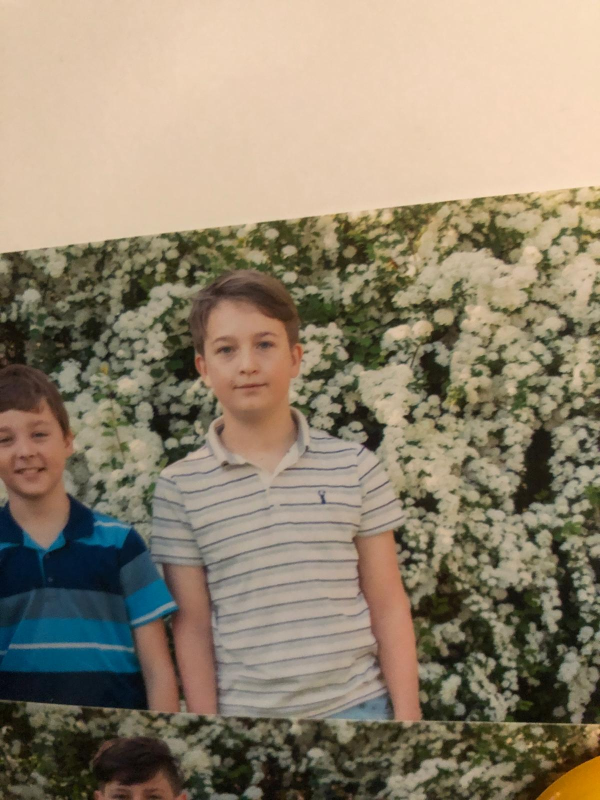
#> input picture obrazky_1/main_menu_1.jpeg, 1200 x 1600 px, found by its file name (shown at 1/2 size)
$ python convert_all_images.py
#> lines starting #> are read from the running program, lines starting #| are printed output that depends on the picture
import os, shutil
from PIL import Image

def detect_format(raw):
    if raw.startswith(b'\xff\xd8\xff'): return 'JPEG'
    if raw.startswith(b'\x89PNG\r\n\x1a\n'): return 'PNG'
    if raw.startswith(b'RIFF') and raw[8:12] == b'WEBP': return 'WEBP'
    if raw.startswith(b'DDS '): return 'DDS'
    if raw.startswith(b'BM'): return 'BMP'
    if raw.startswith(b'GIF87a') or raw.startswith(b'GIF89a'): return 'GIF'
    return 'UNKNOWN'

src_dir = 'obrazky_1'
dst_dir = os.path.join('gfx', 'loadingscreens')
os.makedirs(dst_dir, exist_ok=True)

# File mappings: (source_filename, base_output_name)
mapping = [
    # Main menu backgrounds
    ('main_menu_1.jpeg', 'load_main_menu'),
    ('main_menu_2.jpeg', 'load_main_menu_2'),
    ('main_menu_3.jpeg', 'load_main_menu_3'),
    ('main_menu_4.jpeg', 'load_main_menu_4'),
    ('main_menu_5.jpeg', 'load_main_menu_5'),
    ('main_menu_6.jpeg', 'load_main_menu_6'),

    # Loading screens (load_1 is startup loading screen)
    ('loading_1.jpeg', 'load_1'),
    ('loading_2.jpeg', 'load_2'),
    ('loading_3.jpeg', 'load_3'),
    ('loading_4.jpeg', 'load_4'),
    ('loading_5.jpeg', 'load_5'),
    ('loading_6.jpeg', 'load_6'),
    ('loading_7.jpeg', 'load_7'),
    ('loading_8.jpeg', 'load_8'),
    ('loading_9.jpeg', 'load_9'),

    # Bonus illustrations as additional loading screens (load_10 to load_17)
    ('bonus_1.jpeg', 'load_10'),
    ('bonus_2.jpeg', 'load_11'),
    ('bonus_3.jpeg', 'load_12'),
    ('bonus_4.jpeg', 'load_13'),
    ('bonus_5.jpeg', 'load_14'),
    ('bonus_6.jpeg', 'load_15'),
    ('bonus_7.jpeg', 'load_16'),
    ('bonus_8.jpeg', 'load_17'),
]

game_dir = r'C:\Program Files (x86)\Steam\steamapps\common\Hearts of Iron IV'

# Copy vanilla loading_screen_border_small.dds
border_src = os.path.join(game_dir, 'gfx', 'loadingscreens', 'loading_screen_border_small.dds')
if os.path.exists(border_src):
    shutil.copy2(border_src, os.path.join(dst_dir, 'loading_screen_border_small.dds'))
    print('Copied loading_screen_border_small.dds to mod')

records = []

for src_name, out_base in mapping:
    src_path = os.path.join(src_dir, src_name)
    with open(src_path, 'rb') as fp:
        raw_head = fp.read(32)
    fmt = detect_format(raw_head)

    with Image.open(src_path) as img:
#> img is the input picture: PIL image 1200x1600 RGB; mean R, G, B 144.7, 132.2, 111.2
        orig_w, orig_h = img.size
#> orig_w = 1200; orig_h = 1600
        # Stretch / resize to 1920x1440
        large_img = img.resize((1920, 1440), Image.Resampling.LANCZOS)
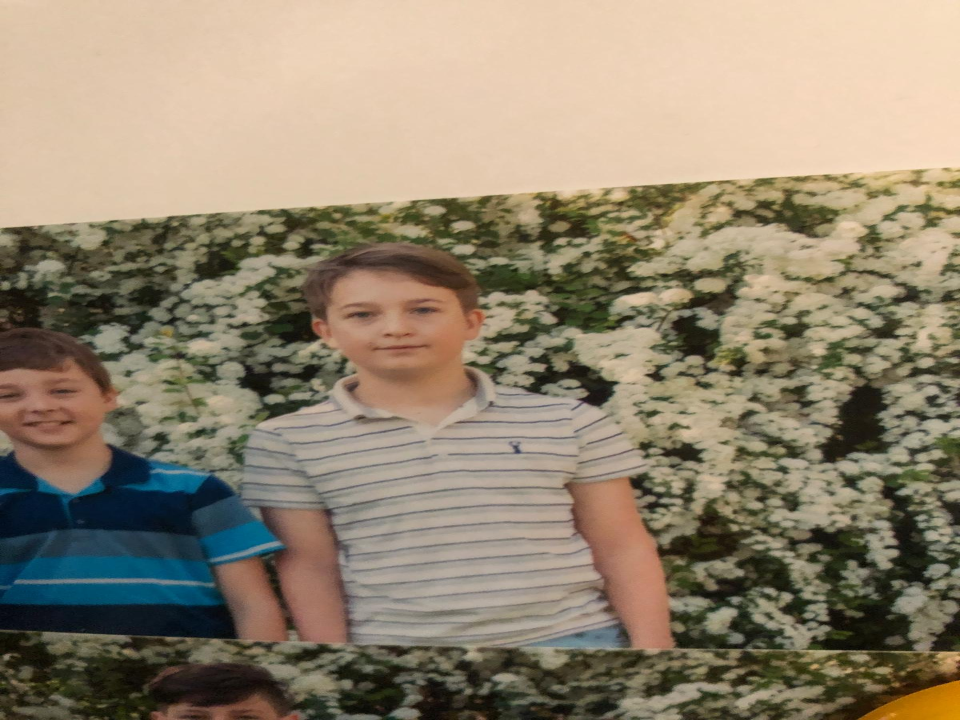
#> large_img: PIL image 1920x1440 RGB (shown at 1/2 size); mean R, G, B 144.7, 132.2, 111.2
        large_path = os.path.join(dst_dir, f'{out_base}.dds')
        large_img.convert('RGBA').save(large_path)

        # Create small thumbnail 192x144
        small_img = img.resize((192, 144), Image.Resampling.LANCZOS)
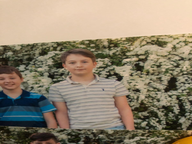
#> small_img: PIL image 192x144 RGB; mean R, G, B 144.8, 132.2, 111.2
        small_path = os.path.join(dst_dir, f'{out_base}_small.dds')
        small_img.convert('RGBA').save(small_path)

        records.append({
            'source': src_name,
            'detected_format': fmt,
            'orig_size': f'{orig_w}x{orig_h}',
            'dest_large': f'{out_base}.dds',
            'large_size': os.path.getsize(large_path),
            'dest_small': f'{out_base}_small.dds',
            'small_size': os.path.getsize(small_path)
        })
        print(f'Converted {src_name} ({fmt}, {orig_w}x{orig_h}) -> {out_base}.dds (1920x1440) & {out_base}_small.dds (192x144)')
#| Converted main_menu_1.jpeg (JPEG, 1200x1600) -> load_main_menu.dds (1920x1440) & load_main_menu_small.dds (192x144)
#> pass 2 of the loop `for src_name, out_base in mapping:`:
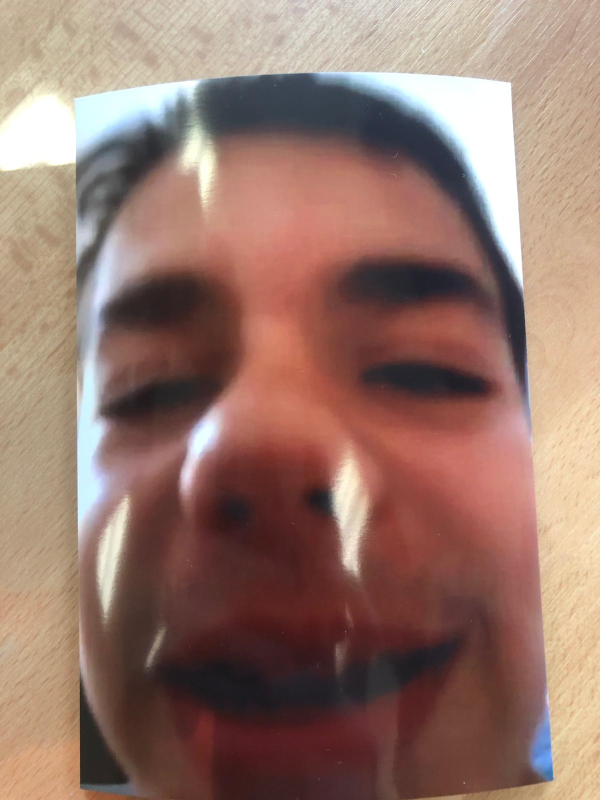
#> input picture obrazky_1/main_menu_2.jpeg, 1200 x 1600 px, found by its file name (shown at 1/2 size)
#> img is the input picture: PIL image 1200x1600 RGB; mean R, G, B 150.6, 118.6, 107.5
#> `large_img = img.resize((1920, 1440), Image.Resampling.LANCZOS)`:
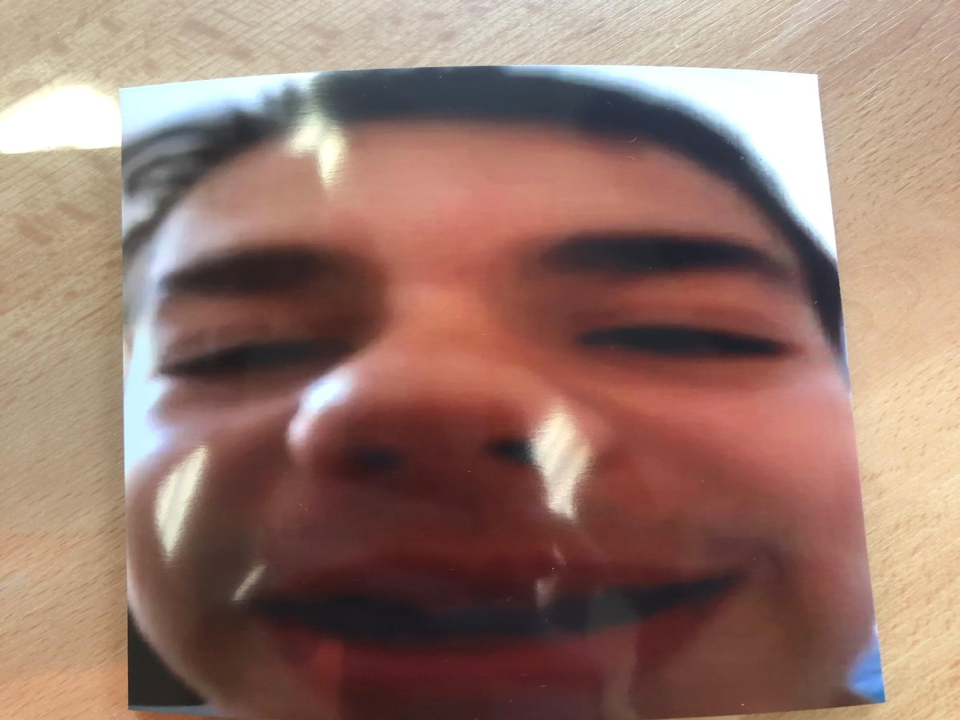
#> large_img: PIL image 1920x1440 RGB (shown at 1/2 size); mean R, G, B 150.6, 118.6, 107.5
#> `small_img = img.resize((192, 144), Image.Resampling.LANCZOS)`:
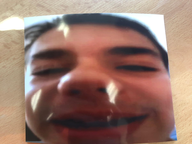
#> small_img: PIL image 192x144 RGB; mean R, G, B 150.6, 118.5, 107.5
#| Converted main_menu_2.jpeg (JPEG, 1200x1600) -> load_main_menu_2.dds (1920x1440) & load_main_menu_2_small.dds (192x144)
#> pass 3 of the loop `for src_name, out_base in mapping:`:
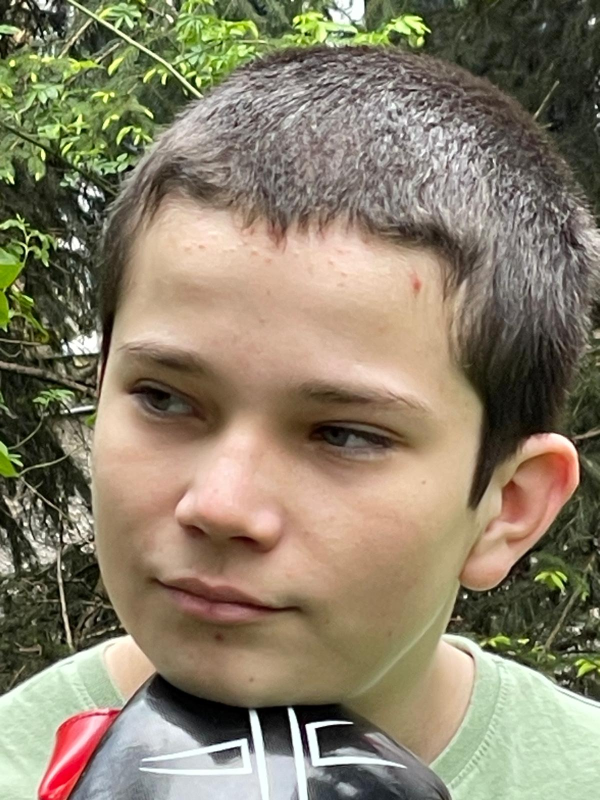
#> input picture obrazky_1/main_menu_3.jpeg, 1200 x 1600 px, found by its file name (shown at 1/2 size)
#> img is the input picture: PIL image 1200x1600 RGB; mean R, G, B 138.5, 128.4, 106.4
#> `large_img = img.resize((1920, 1440), Image.Resampling.LANCZOS)`:
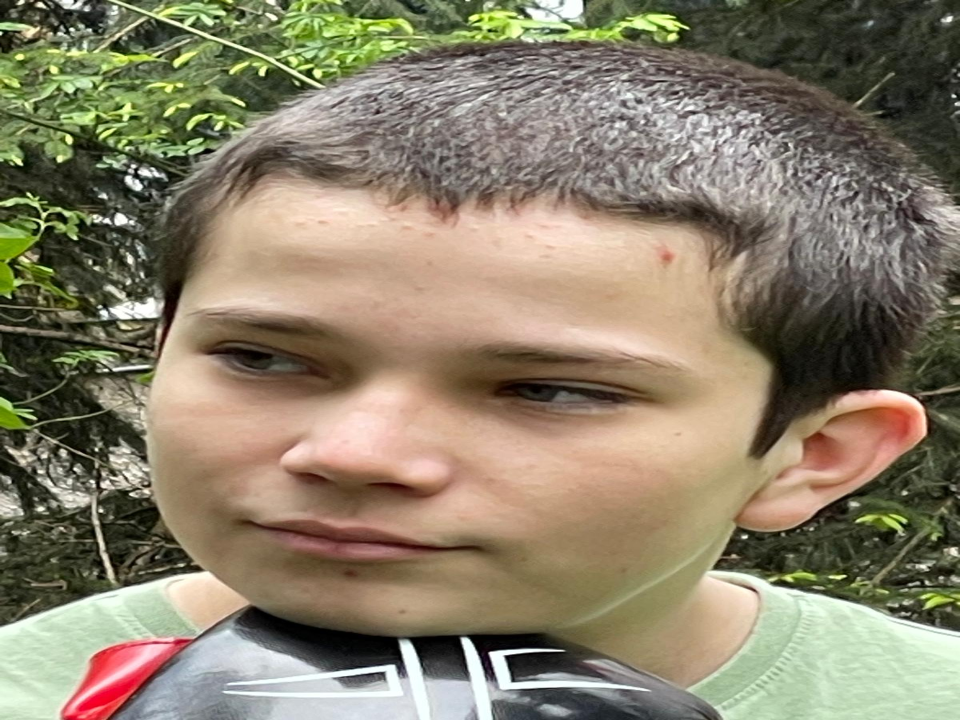
#> large_img: PIL image 1920x1440 RGB (shown at 1/2 size); mean R, G, B 138.5, 128.4, 106.4
#> `small_img = img.resize((192, 144), Image.Resampling.LANCZOS)`:
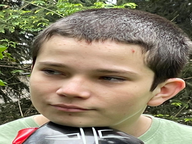
#> small_img: PIL image 192x144 RGB; mean R, G, B 138.5, 128.4, 106.4
#| Converted main_menu_3.jpeg (JPEG, 1200x1600) -> load_main_menu_3.dds (1920x1440) & load_main_menu_3_small.dds (192x144)
#> (the run stopped early here; a loop or call above may not have finished)
